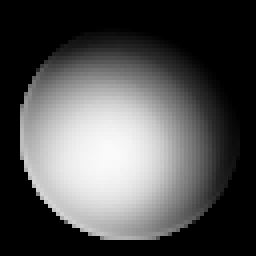
#> input picture notebooks/pyntcloud_plot_assets/ball.png, 64 x 64 px, given in place of ball2.png, which was not available (shown 4 times larger)
$ jupyter execute --allow-errors cv_hw2.ipynb   (shell and % lines are left out)   (older library calls are emulated)   (text cells are left out)
#> lines starting #> are read from the running program, lines starting #| are printed output that depends on the picture; after the words box and inside, x2 and y2 are one past the last pixel; in counts of white or black regions, pixels touching at a corner belong together; pictures that were not available may be replaced by others from this repository, and a replacement may not be noted
[cell 1]
cd cvr_course/notebooks

[cell 2]
import matplotlib.pyplot as plt
plt.rcParams["figure.figsize"] = (10,10)

[cell 3]
import cv2
from PIL import Image
import numpy as np;
from random import randrange
from math import pi, fabs, sin, cos
from numpy.linalg import inv
import os

[cell 4]
# Target ball radius (known apriori)
radius = 50.0

# Loading input image
im_rgb = cv2.imread("../data/imgs/ball2.png", cv2.IMREAD_COLOR)
#> im_rgb is the input picture: shape (64, 64, 3); min 0, max 250, mean 80.8
im_rgb.astype(np.float32)

# Drawing a synthetic ball image as a template
template = np.zeros( ( int(radius*2.0*1.8), int(radius*2.0*1.8), 3), np.uint8)
# Fill whole template imgage with solig semi-green color
template[:] = (0, 128, 0)
# Drawing a "ball" - solid white circle
cv2.circle(template,(int(template.shape[0]/2), int(template.shape[1]/2)), int(radius), (255,255,255),-1)
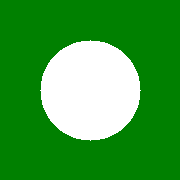
#> template: shape (180, 180, 3); mean of channels 0, 1, 2 61.7, 158.8, 61.7; drawn as B, G, R

# Displaying our template
plt.imshow(template)
plt.axis('off')
plt.show()

[cell 5]
# w,h - size of template
w = template.shape[1]
h = template.shape[0]

# Using built-in OpenCV function MatchTemplate
res = cv2.matchTemplate(im_rgb, template, cv2.TM_CCOEFF)
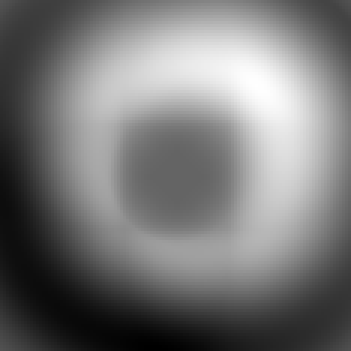
#> res: shape (117, 117) float32 (shown 3 times larger); min -44526024, max 68437008, mean 8195661; drawn with min black and max white

# Locating global maxima on matchTemplate result - this will be the point of best fit
min_val, max_val, min_loc, max_loc = cv2.minMaxLoc(res)
#> min_val = -44526024; max_val = 68437008; min_loc = (50, 116); max_loc = (85, 28)
top_left = max_loc
#> top_left = (85, 28)

# Drawing matchTemplate output image. Darker areas are bad fit, brighter - good fit
plt.imshow(res/max_val)
plt.axis('off')
plt.show()
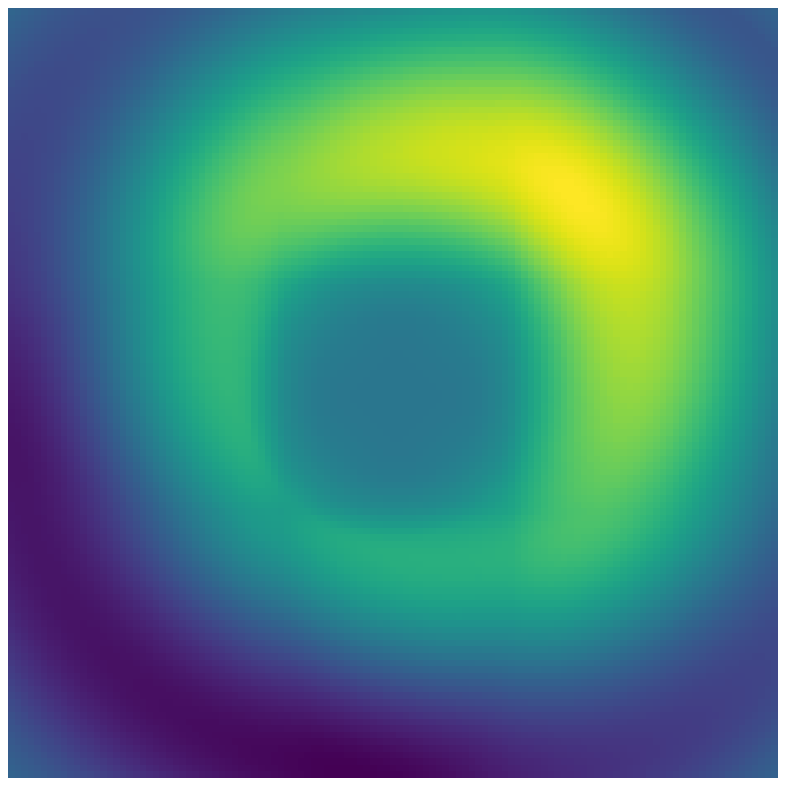
#> figure drawn by matplotlib, 1 panel

[cell 6]
bottom_right = (top_left[0] + w, top_left[1] + h)
#> bottom_right = (265, 208)
cv2.rectangle(im_rgb,top_left, bottom_right, 255, 2)

# Drawing result with marked ball
plt.imshow(im_rgb)
plt.axis('off')
plt.show()

[cell 7]
import cv2
import numpy as np

[cell 8]
# Target ball radius (known apriori)
radius = 50.0

# Loading input image
im_rgb = cv2.imread("../data/imgs/ball2.png", cv2.IMREAD_COLOR)

# Converting input image to grayscale for HoughCircles to operate on a single-channel image
im = cv2.cvtColor(im_rgb, cv2.COLOR_BGR2GRAY)

# Preparing RGB image from grayscale to draw detection results
im_verbose = cv2.cvtColor(im, cv2.COLOR_GRAY2BGR)

# Doing HoughCircles, using known ballradius to filter false positives
circles = cv2.HoughCircles(im, cv2.HOUGH_GRADIENT, dp=2, minDist=30, param1=300, param2=80, \
                           minRadius=int(radius-10), maxRadius=int(radius+10) )
#> circles = None

# Drawing result
#> (the rest of this cell did not finish here and is left out)

[cell 9]
import cv2
import numpy as np;
from random import randrange
from math import pi, fabs

[cell 10]
# Preparing input image
im_rgb = cv2.imread("../data/imgs/ball2.png", cv2.IMREAD_COLOR)
im_gray = cv2.cvtColor(im_rgb, cv2.COLOR_BGR2GRAY)

# Doing Canny edge detector
edges = cv2.Canny(im_gray, 100, 200)
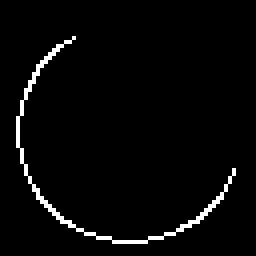
#> edges: shape (64, 64) (shown 4 times larger); 2.9% white in thin lines or dots, all inside (x1, y1, x2, y2) = (4, 9, 59, 61)

# Displaying Canny edge detector results
plt.imshow(edges)
plt.axis('off')
plt.show()

[cell 11]
# Doing FindContours to find and separate "contours" - long thin paths of pixels on Canny output
contours, hierarchy = cv2.findContours(edges, cv2.RETR_LIST, cv2.CHAIN_APPROX_NONE)
#> contours = 1 contour; box (x1, y1, x2, y2) and area: (4, 9, 59, 61) 26

# Checking our contours circularity and drawing result
# Checking each contour
for contour in contours:
    # Picking some random color to draw a single contour to distinguish them
    color = (randrange(255), randrange(255), randrange(255))
    # Draw found contour with thin line, this is the contour we wil lcheck and it may or may not be our ball
    cv2.drawContours(im_rgb, contour, -1, color, 1)
    # Calculating a contour area (assuming it's closed) by built-in function
    area = cv2.contourArea(contour)
    # Calculating a contour length by built-in function
    perimeter = cv2.arcLength(contour, True)
    # If perimeter is long enough:
    if(perimeter>200):
        #Calculating curculatiry as a ration between area and perimeter. 0 - means bad circularity, 1 - perfect circle
        circularity = 4*pi*area/(perimeter*perimeter)
        if circularity > 0.5:
            # Drawing a contour of "good" contour with thick red line
            cv2.drawContours(im_rgb, contour, -1, (0,0,255), 3)
#> this loop made 1 pass
#> (color, area, perimeter, circularity) on pass 1: ((216, 98, 194), 25.5, 223, 0.00644)
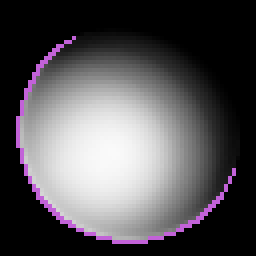
#> im_rgb: shape (64, 64, 3) (shown 4 times larger); 2.93% of pixels changed, all inside (x1, y1, x2, y2) = (4, 9, 59, 61)

# Display detection results
plt.imshow(im_rgb)
plt.axis('off')
plt.show()

[cell 12]
import cv2
import numpy as np;
from random import randrange
from math import pi, fabs

[cell 13]
# Preparing input image
im_rgb = cv2.imread("../data/imgs/ball2.png", cv2.IMREAD_COLOR)

# Converting input image to grayscale for MSER to operate on single-channel image
im_gray = cv2.cvtColor(im_rgb, cv2.COLOR_BGR2GRAY)

# Doing MSER
# Creating MSER object
mser = cv2.MSER_create()
# Performing MSER calculation, it will return a list of points belonging to each stable region
regions, _ = mser.detectRegions(im_gray)
#> regions = 125 items

# Filtering results and picking the best one
best_center = (-1,-1)
best_radius = int(0)
best_area_coeff = 0
# Checking all found regions
for region in regions:
    # Picking some random bright color to draw a single region to distinguish them
    color = (randrange(128,255), randrange(128,255), randrange(128,255))
    # Calculating convex hull around this region, it will be the region's outer border
    hull = np.int32([cv2.convexHull(region.reshape(-1, 1, 2))])
    # Drawing each convex hull with blue line
    cv2.polylines(im_rgb, hull, True, (255,0,0), 2)
    # Fill each MSER region with lines of picked random color to demonstrare MSER principle
    cv2.polylines(im_rgb, np.int32([region]), True, color, 1)
    # Calculating convex hull smallest enclosing circle by built-in function
    (x,y),radius = cv2.minEnclosingCircle(hull[0])
    center = (int(x),int(y))
    # Calculating region area from convex hull
    area_hull = cv2.contourArea(hull[0])
    # Calculating region area from enclosing circle
    area_circle = pi*radius*radius
    # Calculating ration between area from convex hull and area from enclosing circle
    area_coeff = area_hull/area_circle
    # Picking the region with area best ratio
    if area_coeff > best_area_coeff:
        best_area_coeff = area_coeff
        best_center = center
        best_radius = int(radius)
#> this loop made 125 passes
#> (color, x, y, radius, area_hull, area_circle, area_coeff, best_area_coeff) on pass 1: ((241, 181, 133), 31.5, 31.5, 43.13, 3721, 5845, 0.637, 0.637)
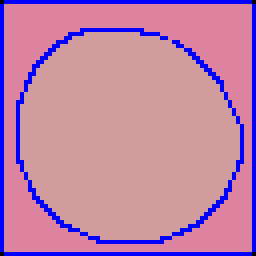
#> im_rgb: shape (64, 64, 3) (shown 4 times larger); mean B, G, R 168.8, 130, 189.9
#> after the loop, best_area_coeff = 0.914; best_radius = 27
# If best region area ratio is close enough to circle
if best_area_coeff > 0.9:
    # Draw this region's minEnclosingCircle as a found ball
    cv2.circle(im_rgb, best_center, best_radius, (0,0,255),5)

# Displaying resulting image
plt.imshow(im_rgb)
plt.axis('off')
plt.show()

[cell 14]
import cv2
import numpy as np;
from random import randrange
from math import pi, fabs, sin, cos
from numpy.linalg import inv

[cell 15]
# Target ball radius (known apriori)
radius = 50.0

class SIMPLE_CIRCLE_RANSAC:
    def __init__(self, x_data, y_data, n):
        self.x_data = x_data
        self.y_data = y_data
        self.n = n
        self.best_inliers = 0
        self.best_model = None

    def random_sampling(self):
        sample = []
        save_ran = []
        count = 0

        # get three points from data
        while True:
            ran = np.random.randint(len(self.x_data))

            if ran not in save_ran:
                sample.append((self.x_data[ran], self.y_data[ran]))
                save_ran.append(ran)
                count += 1

                if count == 3:
                    break

        return sample

    def make_model(self, sample):
        # calculate a circlre from three points

        pt1 = sample[0]
        pt2 = sample[1]
        pt3 = sample[2]

        A = np.array([[pt2[0] - pt1[0], pt2[1] - pt1[1]], [pt3[0] - pt2[0], pt3[1] - pt2[1]]])
        B = np.array([[pt2[0]**2 - pt1[0]**2 + pt2[1]**2 - pt1[1]**2], [pt3[0]**2 - pt2[0]**2 + pt3[1]**2 - pt2[1]**2]])

        inv_A = inv(A)

        c_x, c_y = np.dot(inv_A, B) / 2
        c_x, c_y = c_x[0], c_y[0]
        r = np.sqrt((c_x - pt1[0])**2 + (c_y - pt1[1])**2)

        return c_x, c_y, r

    def eval_model(self, model):
        # Check is this circle is good enough as a ball candidate
        inliers = 0
        c_x, c_y, r = model

        if (r > radius/2-5) and (r < radius/2+5): # checking target radius
            for i in range(len(self.x_data)):
                dis = np.sqrt((self.x_data[i]-c_x)**2 + (self.y_data[i]-c_y)**2)
                if fabs(dis-r) < 3.0:  # hardcoded inliers distance tolerance
                    inliers += 1

        return inliers

    def execute_ransac(self):
        # Performing RANSAC algorythm
        for i in range(self.n):
            try:
                model = self.make_model(self.random_sampling())
            except np.linalg.LinAlgError as err:
                continue

            inliers = self.eval_model(model)

            if inliers > self.best_inliers:
                self.best_model = model
                self.best_inliers = inliers

[cell 16]
# Loading input image
im_rgb = cv2.imread("../data/imgs/ball2.png", cv2.IMREAD_COLOR)

# Downsizeing the input imgae to speed up computations (python implimentation of RANSAC is reeealy slow)
im_rgb = cv2.pyrDown(im_rgb)
#> im_rgb: shape (32, 32, 3)

# Converting input image to grayscale
im_gray = cv2.cvtColor(im_rgb, cv2.COLOR_BGR2GRAY)

# Doing adaptiveTreshold on grayscale input image to detect regions with big enough local change of a color
im = cv2.adaptiveThreshold(im_gray, 128, cv2.ADAPTIVE_THRESH_MEAN_C,  cv2.THRESH_BINARY_INV, 41, 30)
#> im: shape (32, 32); values 0 (black) and 128 (white), 40.7% white; 1 white region, box (x1, y1, x2, y2) and area: (0, 0, 32, 32) 417

# Drawing adaptiveTreshold results with gray color
im_verbose = cv2.cvtColor(im, cv2.COLOR_GRAY2BGR)
plt.imshow(im_verbose)
plt.axis('off')
plt.show()

[cell 17]
size = np.size(im)
#> size = 1024
skel = np.zeros(im.shape,np.uint8)
#> skel: shape (32, 32); every value is 0
ret,im = cv2.threshold(im,127,255,0)

# Set this to 1 to use Zhang-Suen skeletonisation
# This will give better results, but requires opencv-contrib-python package installed by "pip install opencv-contrib-python"
# Set this to 0 if you don't want to install additional packages,
# processing will be based on barebone OpenCV (slower and worser results but works)

USE_OPENCV_CONTRIB = 0

# Doing skeletonisation
if USE_OPENCV_CONTRIB:
    # Doing Zhang-Suen skeletonisation (gives better results, but requires opencv-contrib-python package installed)
    skel = cv2.ximgproc.thinning(im)
else:
    # Doing morphological skeletonisation with barebone OpenCV
    element = cv2.getStructuringElement(cv2.MORPH_CROSS,(3,3))
#> element = [[0, 1, 0], [1, 1, 1], [0, 1, 0]]
    done = False
    while( not done):
        eroded = cv2.erode(im,element)
        temp = cv2.dilate(eroded,element)
        temp = cv2.subtract(im,temp)
        skel = cv2.bitwise_or(skel,temp)
        im = eroded.copy()

        zeros = size - cv2.countNonZero(im)
        if zeros==size:
            done = True
#> this loop made 11 passes
#> zeros on passes 1 to 8: 700, 791, 870, 943, 987, 999, 1008, 1015
#> skel: shape (32, 32); 7% white in thin lines or dots

# Displaying skeletonisation results
plt.imshow(skel)
plt.axis('off')
plt.show()

[cell 18]
indices = np.where(skel==255)
#> indices = 72 positions, rows 0 to 31, columns 0 to 31
im_verbose[indices[0], indices[1], :] = [0, 255, 0]
# Displaying skeletonisation on adaptiveThresold image
plt.imshow(im_verbose)
plt.axis('off')
plt.show()

[cell 19]
ransac = SIMPLE_CIRCLE_RANSAC( x_data=indices[1], y_data=indices[0], n=50000 )
#> in __init__, `self.x_data = x_data`: self.x_data = 72 values, max 31 at index 40, min 0 at index 31, mean 16.04
#> in __init__, `self.y_data = y_data`: self.y_data = 72 values from 0 to 31
ransac.execute_ransac()
#> the loop in execute_ransac, `for i in range(self.n):` made 50000 passes
#> (A in make_model, B in make_model, inv_A in make_model) on passes 1 to 3: ([[0, 2], [15, 15]], [60, 930], [[-0.5, 0.0667], [0.5, 0]]), ([[-10, -30], [15, 3]], [-1220, 480], [[0.00714, 0.0714], [-0.0357, -0.0238]]), ([[-5, 22], [-17, -29]], [615, -1484], [[-0.0559, -0.0424], [0.0328, -0.00963]])
# Picking RANSAC best fit
a, b, r = ransac.best_model[0], ransac.best_model[1], ransac.best_model[2]
# Drawing RANSAC best fit
cv2.circle(im_verbose, (int(a),int(b)), int(r), (0,0,255),4)

# Displaying resulting image
plt.imshow(im_verbose)
plt.axis('off')
plt.show()

[cell 20]
import cv2
import numpy as np
from random import randrange
from math import pi, fabs, sin, cos
from numpy.linalg import inv

[cell 21]
#target ball radius
radius = 50

# Loading input image
im_rgb = cv2.imread("../data/imgs/ball2.png", cv2.IMREAD_COLOR)

# Downsizeing the input image to speed up computations
im_rgb = cv2.pyrDown(im_rgb)

# Converting input image to grayscale
im_gray = cv2.cvtColor(im_rgb, cv2.COLOR_BGR2GRAY)

# Doing large kernel adaptive treshold - this will detect the whole ball because it's brighter that it's neighborhood
im = cv2.adaptiveThreshold(im_gray, 128, cv2.ADAPTIVE_THRESH_GAUSSIAN_C,  cv2.THRESH_BINARY_INV, 101, -70)
#> im: shape (32, 32); values 0 (black) and 128 (white), 63.4% white; 1 black region, box (x1, y1, x2, y2) and area: (3, 9, 25, 30) 375

# Displaying adaptiveTreshold results (compare it with previous notebook adaptiveTreshold usage!)
plt.imshow(im)
plt.axis('off')
plt.show()

[cell 22]
im_contours = cv2.cvtColor(im, cv2.COLOR_GRAY2BGR)
im_verbose = im_rgb.copy()

# Doing findCountours as before
contours, _ = cv2.findContours(im, cv2.RETR_LIST, cv2.CHAIN_APPROX_SIMPLE)

# Displaying findContours results
cv2.drawContours(im_contours, contours, -1, (0,0,255), 1)
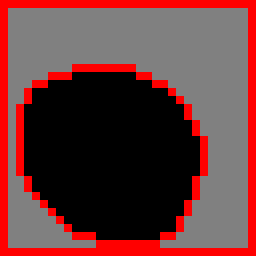
#> im_contours: shape (32, 32, 3) (shown 8 times larger); mean B, G, R 57.4, 57.4, 104.7
plt.imshow(im_contours)
plt.show()

[cell 23]
# Check each contour
for contour in contours:
    # Ellipse can be fitted only by 5 points, not less
    if len(contour)>=5:
        # Fitting an ellipse by input points set by built-in OpenCV function (will do it be Least Squares fit)
        el = cv2.fitEllipse(contour)
        # Picking some non-red random color to draw all fitted ellipses
        color = (randrange(128,255), randrange(128,255), 0)
        w = el[1][0];
        h = el[1][1]
        # If ellipse size (by it's bounding rect) is close to ball size - draw it by thick red circle
        if w > radius-10 and h > radius-10 and w < radius+10 and h < radius+10:
            color = (0,0,255)
        cv2.ellipse(im_verbose, el, color, 2)
#> this loop made 2 passes
#> contour on pass 2: [[0, 0], [0, 31], [31, 31], [31, 0]]

# Displaying resulting image
plt.imshow(im_verbose)
plt.show()

[cell 24]
import cv2
import numpy as np;
from random import randrange
from math import pi, fabs, sin, cos
from numpy.linalg import inv

# Loading input image
im_rgb = cv2.imread("../data/imgs/ball2.png", cv2.IMREAD_COLOR)

# Converting input image to grayscale
im_gray = cv2.cvtColor(im_rgb, cv2.COLOR_BGR2GRAY)

#target ball radius
radius = 50

# Doing simple green filter in HSV
# Converting input image to HSV color space
im_hsv = cv2.cvtColor(im_rgb, cv2.COLOR_BGR2HSV)
#> im_hsv: shape (64, 64, 3); mean H, S, V 0, 0, 80.8
# Preparing HSV thresolds
hsv_min = np.array((20, 10, 35), np.uint8)
hsv_max = np.array((60, 125, 190), np.uint8)
# Doing filtration by picked thresholds
im = cv2.inRange(im_hsv, hsv_min, hsv_max)
#> im: shape (64, 64); every value is 0

# Displaying green filter results
plt.imshow(im)
plt.show()


# Filtering speckle noise (false single pixels) by medial filter
# this is not optimal for black and white image, for demonstration purposes only
im = cv2.medianBlur(im, 5)

# Displaying medial filter results
plt.imshow(im)
plt.show()


# Preparing image to display filtering results
green_verbose = im_rgb.copy()

# Inverting green filter results (we need white objects on black background for distanceTtransform to perform correctly
im_not = cv2.bitwise_not(im)
#> im_not: shape (64, 64); every value is 255

# Doing distance transform
dist_transform = cv2.distanceTransform(im_not, cv2.DIST_L2, 5)
#> dist_transform: shape (64, 64) float32; every value is 3.4e+38

# Displaying distance transform results
plt.imshow(dist_transform/100) # Normalise distance transform results by hardcoded 100 value
plt.show()
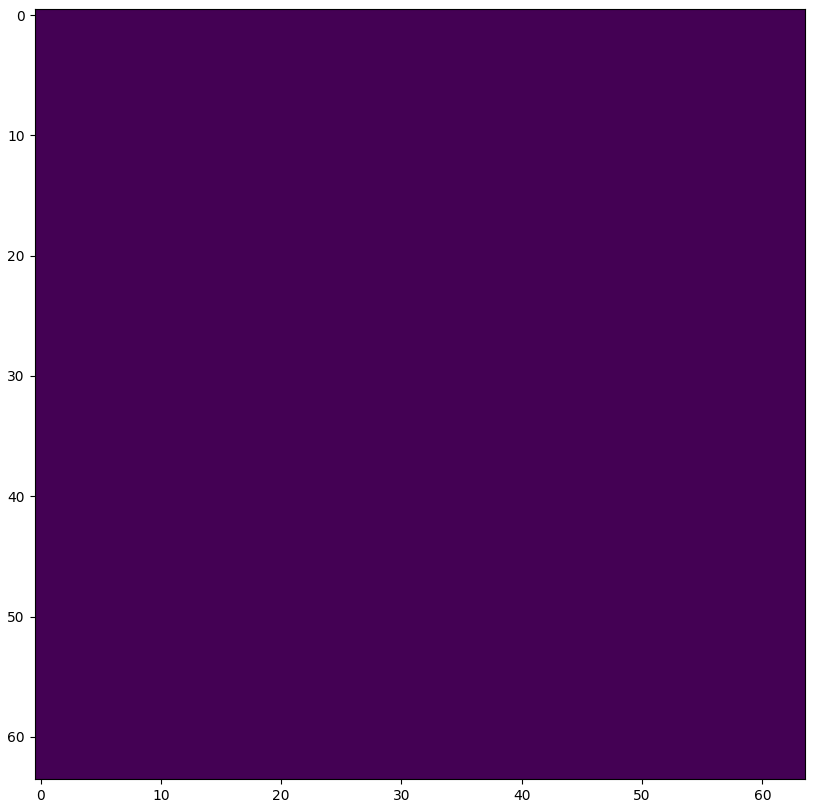
#> figure drawn by matplotlib, 1 panel

# Preparing dist_candidates as a floating-point image here with pixel intensity [0..1] for further processing
dist_candidates = cv2.cvtColor(dist_transform/100, cv2.COLOR_GRAY2BGR)
#> dist_candidates: shape (64, 64, 3) float32; every value is 3.4e+36

# Thresholding DistanceTransform by radius, here we will use all points with distance transform result
# bigger than 80% of ball radius as good candidates
ret, candidates = cv2.threshold(dist_transform, radius*0.8, 255,0)
#> candidates: shape (64, 64) float32; every value is 255
candidates = np.uint8(candidates)

# Marking candidates on verbose image as red color
indices_c = np.where(candidates==255)
dist_candidates[indices_c[0], indices_c[1], :] = [0, 0, 1]
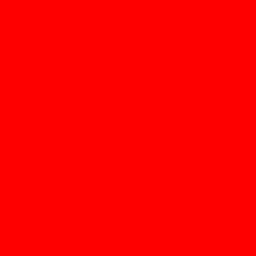
#> dist_candidates: shape (64, 64, 3) float32 (shown 4 times larger); mean B, G, R 0, 0, 1

# Displaying candidates
plt.imshow(dist_candidates)
plt.show()

# Extracting candidates centers by connectedComponents
count, markers = cv2.connectedComponents(candidates)
#> markers: shape (64, 64) int32; every value is 1

# Checking each candidate pixel cluster
for i in range(count) :
    # blob wil lbe our connected pixels cluster
    blob = np.where(markers==i)
    # calculating blob area by simply count it's size in pixels
    blob_area = len(blob[0])
    # We want to keep only blobs smal lenough to be the ball center after distanceTransform
    allowed_blob_radius = radius*0.2
    # calculating threshold for blob area
    allowed_blob_area = pi * allowed_blob_radius * allowed_blob_radius

    # If blob is small enough to be the bal center
    if blob_area < allowed_blob_area:
        # We need to extract exact center of distance transform blob (this will be the "exact" ball center)
        # To do it we need to ckech each pixel of this blob adt pick the biggest one
        # First let's generate a mask - an image on wich only thepixels of this distance transform blob is not zero
        blob_mask = np.zeros( (dist_transform.shape[0], dist_transform.shape[1], 1), np.uint8)
        blob_mask[blob[0], blob[1]] = 255
        # now fing a global maxima on whole distance transform image, checking only pixels from this mask
        min_val, max_val, min_loc, max_loc = cv2.minMaxLoc(dist_transform, mask=blob_mask)
        # Drawing a circle with cenetr in detected maximum and appropriate radious, it will bne our detected ball
        cv2.circle(im_rgb,max_loc,int(max_val),(0,0,255),5)
#> im_rgb: shape (64, 64, 3)

# marking the green filter output on result image with solif green color for better visibility
im_rgb[indices[0], indices[1], :] = [0, 255, 0]
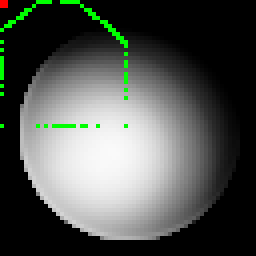
#> im_rgb: shape (64, 64, 3) (shown 4 times larger); mean B, G, R 79.9, 84.4, 80.2

# Drawing the result
plt.imshow(im_rgb)
plt.show()

[cell 25]
import cv2
import numpy as np;


# Loading input image
im_rgb = cv2.imread("../data/imgs/ball2.png", cv2.IMREAD_COLOR)


# Doing simple green filter in HSV
# Converting input image to HSV color space
im_hsv = cv2.cvtColor(im_rgb, cv2.COLOR_BGR2HSV)
# Preparing HSV thresolds
hsv_min = np.array((20, 10, 35), np.uint8)
hsv_max = np.array((60, 125, 190), np.uint8)
# Doing filtration by picked thresholds
im = cv2.inRange(im_hsv, hsv_min, hsv_max)

# Displaying green filter results
plt.imshow(im)
plt.show()

# Use morphology to remove gaps to make green filter results solid
kernel = np.ones((3,3), np.uint8)
im = cv2.dilate(im, kernel, iterations=1)
im = cv2.erode(im, kernel, iterations=1)
im = cv2.erode(im, kernel, iterations=1)
im = cv2.dilate(im, kernel, iterations=1)
plt.imshow(im)
plt.show()

# Setup SimpleBlobDetector parameters.
params = cv2.SimpleBlobDetector_Params()

# Change thresholds
params.minThreshold = 10;
params.maxThreshold = 500;

# Filter by Area.
params.filterByArea = True
params.minArea = 1000
params.maxArea = 10000

# Filter by Circularity
params.filterByCircularity = True
params.minCircularity = 0.1

# Filter by Convexity
params.filterByConvexity = True
params.minConvexity = 0.87

# Filter by Inertia
params.filterByInertia = True
params.minInertiaRatio = 0.01

# Create a blob detector with the parameters
ver = (cv2.__version__).split('.')
if int(ver[0]) < 3 :
    detector = cv2.SimpleBlobDetector(params)
else :
    detector = cv2.SimpleBlobDetector_create(params)

# Detect blobs
keypoints = detector.detect(im)

# Draw detected blobs as red circles.
# cv2.DRAW_MATCHES_FLAGS_DRAW_RICH_KEYPOINTS ensures
# the size of the circle corresponds to the size of blob
im_with_keypoints = cv2.drawKeypoints(im, keypoints, np.array([]), (0,0,255), cv2.DRAW_MATCHES_FLAGS_DRAW_RICH_KEYPOINTS)
#> im_with_keypoints: shape (64, 64, 3); every value is 0

# Show blobs (will be drawn as thin red circles)
plt.imshow(im_with_keypoints)
plt.show()
